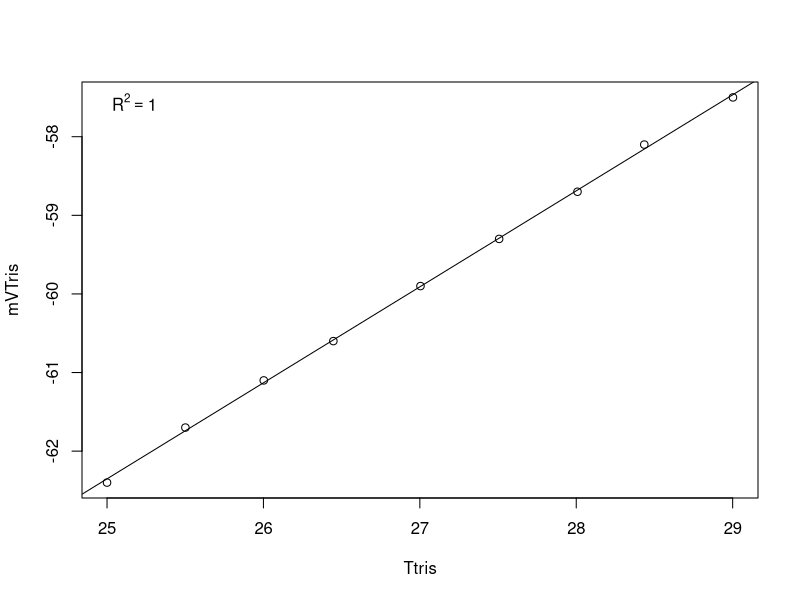

This chart was generated by the following R code:
# modified for personal Lenovo PC at PT Whitney summer 2019
# last modification on 20210621 by RB
setwd("/Users/laurenzane/Desktop/Putnam_Lab/CBLS_Wetlab/Data/tris_cal/") #set working directory
getwd()
Calib.Data <-read.table("20231109_BT3_4.csv", header=TRUE, sep=",", na.string="NA", as.is=TRUE) #reads in the data files
model <-lm(mVTris ~ Ttris, data=Calib.Data) #runs a linear regression of mV as a function of temperature
coe <- coef(model) #extracts the coeffecients
R2<-summary(model)$r.squared
plot(mVTris ~ Ttris, data=Calib.Data)
abline(lm(mVTris ~ Ttris, data=Calib.Data))
legend('topleft', legend = bquote(R^2 == .(format(R2, digits = 3))), bty='n')
# make sure to export the figure


